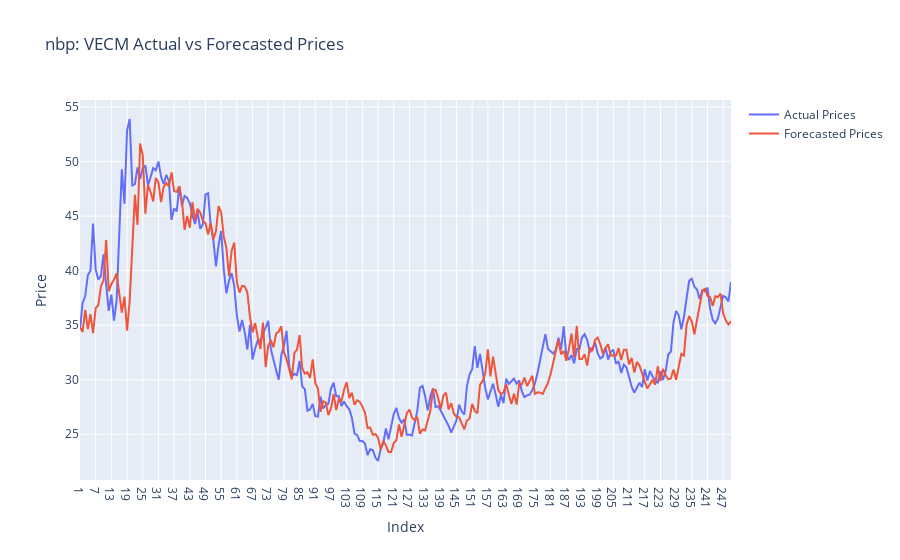

Source (notebook cell):
### Code cell
%R -o hub2_forecast_comparison
%R -o hub2_name

hub2_forecast_comparison = hub2_forecast_comparison

actual_trace = go.Scatter(
    x=hub2_forecast_comparison.index,
    y=hub2_forecast_comparison['Actual'],
    mode='lines',
    name='Actual Prices'
)

forecasted_trace = go.Scatter(
    x=hub2_forecast_comparison.index,
    y=hub2_forecast_comparison['Forecasted'],
    mode='lines',
    name='Forecasted Prices'
)

# Create the plot
layout = go.Layout(
    title= hub2_name.item() + ': VECM Actual vs Forecasted Prices',
    xaxis=dict(title='Index'),
    yaxis=dict(title='Price'),
)

fig = go.Figure(data=[actual_trace, forecasted_trace], layout=layout)
fig.show()

### Figure 1 — Plotly figure (JSON) as saved in the notebook; plotly's stock layout.template omitted (floating-point values rounded to 4 significant figures; data arrays with more than 128 entries replaced by an {"elided": "..."} marker saying what was removed)
{"data": [{"mode": "lines", "name": "Actual Prices", "type": "scatter", "x": {"elided": "250 str values"}, "y": {"elided": "250 float values"}}, {"mode": "lines", "name": "Forecasted Prices", "type": "scatter", "x": {"elided": "250 str values"}, "y": {"elided": "250 float values"}}], "layout": {"title": {"text": "nbp: VECM Actual vs Forecasted Prices"}, "xaxis": {"title": {"text": "Index"}}, "yaxis": {"title": {"text": "Price"}}}}
